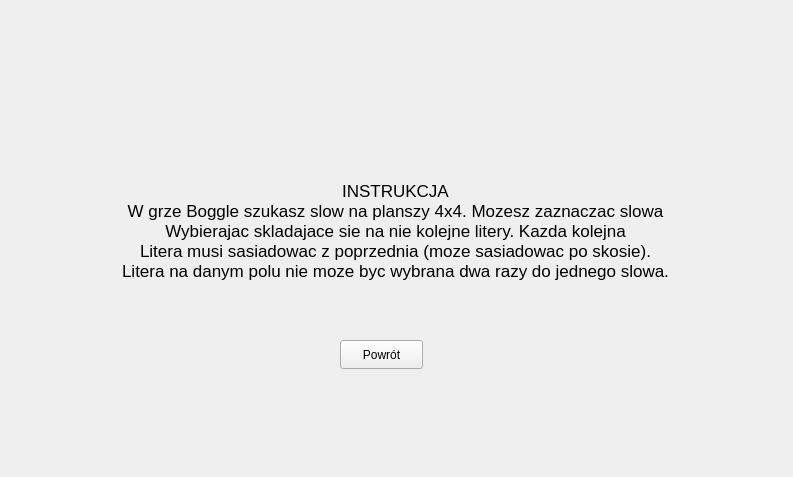
<?xml version="1.0" encoding="UTF-8"?>
<ui version="4.0">
 <class>InstructionsWindow</class>
 <widget class="QWidget" name="InstructionsWindow">
  <property name="geometry">
   <rect>
    <x>0</x>
    <y>0</y>
    <width>793</width>
    <height>477</height>
   </rect>
  </property>
  <property name="windowTitle">
   <string>Form</string>
  </property>
  <widget class="QLabel" name="label">
   <property name="geometry">
    <rect>
     <x>-10</x>
     <y>0</y>
     <width>811</width>
     <height>481</height>
    </rect>
   </property>
   <property name="font">
    <font>
     <pointsize>13</pointsize>
    </font>
   </property>
   <property name="text">
    <string>INSTRUKCJA
W grze Boggle szukasz slow na planszy 4x4. Mozesz zaznaczac slowa
Wybierajac skladajace sie na nie kolejne litery. Kazda kolejna
Litera musi sasiadowac z poprzednia (moze sasiadowac po skosie).
Litera na danym polu nie moze byc wybrana dwa razy do jednego slowa.
</string>
   </property>
   <property name="alignment">
    <set>Qt::AlignmentFlag::AlignCenter</set>
   </property>
  </widget>
  <widget class="QPushButton" name="backToMainMenuButton">
   <property name="geometry">
    <rect>
     <x>340</x>
     <y>340</y>
     <width>83</width>
     <height>29</height>
    </rect>
   </property>
   <property name="text">
    <string>Powrót</string>
   </property>
  </widget>
 </widget>
 <resources/>
 <connections/>
</ui>
